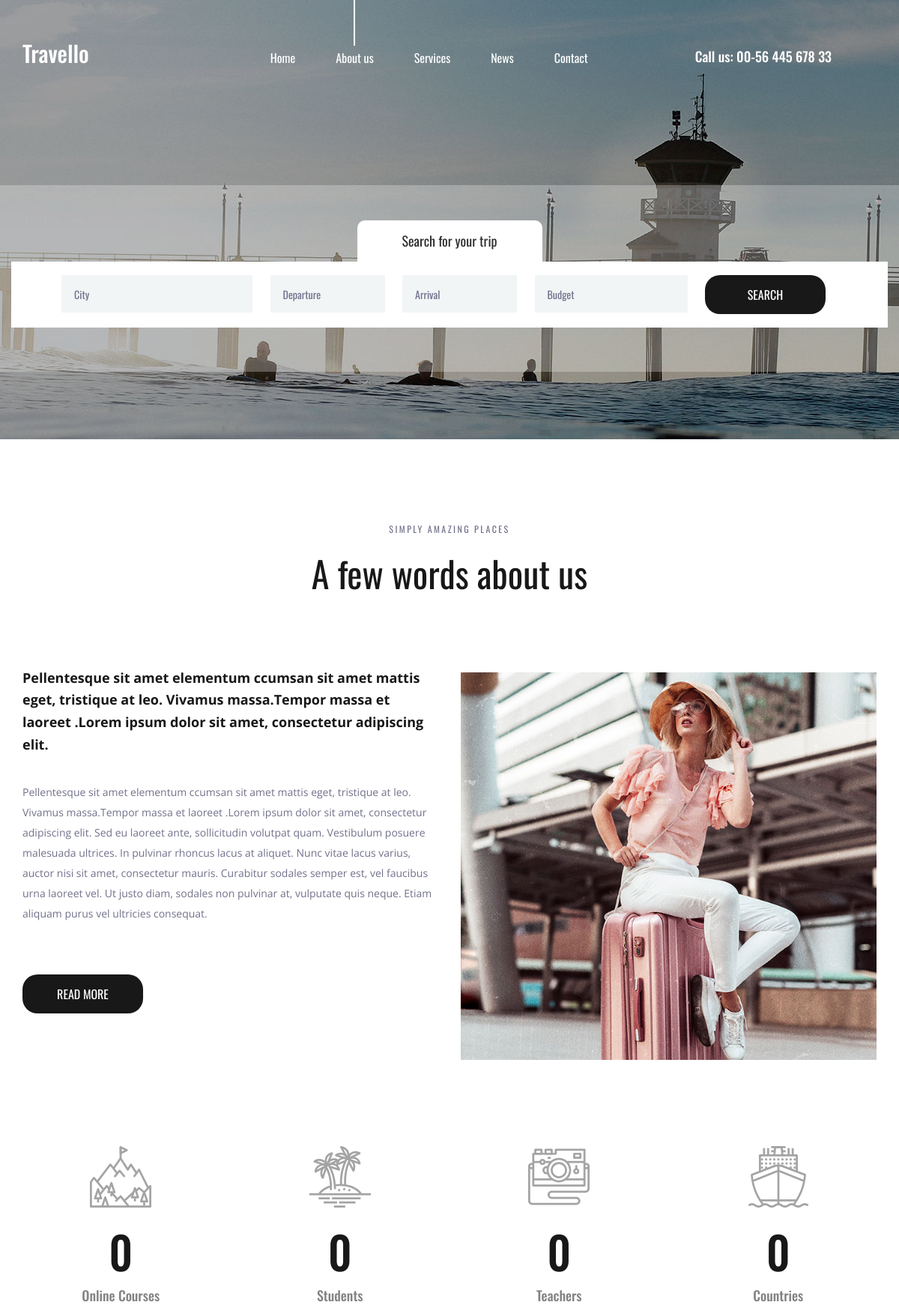
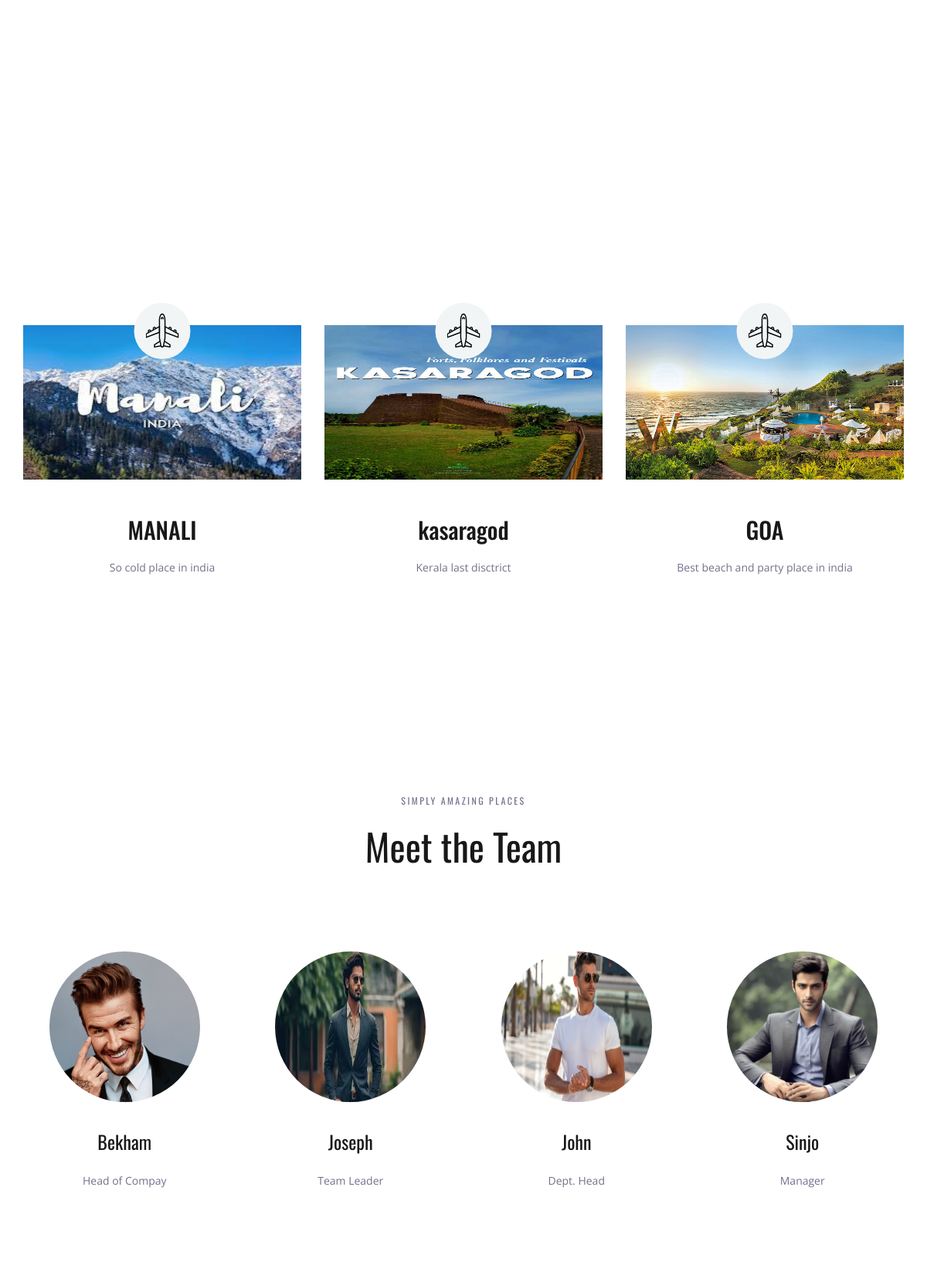
The page / (upper part) on the database its author committed (2 pictures, top to bottom).
### appt/models.py (models this page shows, shortened)
class Place(models.Model):
    name=models.CharField(max_length=20)
    desc=models.TextField()
    image=models.ImageField(upload_to='image/place',null=True,blank=True)

class Team(models.Model):
    name=models.CharField(max_length=20)
    image=models.ImageField(upload_to='image/team',null=True,blank=True)
    desc=models.TextField()

### appt/views.py (the view)
# urls.py: 2. Add a URL to urlpatterns:  path('', views.home, name='home')
def home(request):
    p=Place.objects.all()
    t=Team.objects.all()
    return render(request,'home.html',{'p':p,'t':t})

### template/home.html
{% extends 'base.html' %}
{% load static %}
{% block place %}
<div class="why">
		<div class="parallax_background parallax-window" data-parallax="scroll" data-image-src="{% static 'images/why.jpg' %}" data-speed="0.8"></div>
		<div class="container">
			<div class="row">
				<div class="col text-center">
					<div class="section_subtitle">simply amazing places</div>
					<div class="section_title"><h2>Why choose us?</h2></div>
				</div>
			</div>
			<div class="row why_row">
                {% for i in p %}
				<div class="col-lg-4 why_col">
					<div class="why_item">
						<div class="why_image">
							<img src="{{i.image.url}}" height="200px" width="100%" alt="">
							<div class="why_icon d-flex flex-column align-items-center justify-content-center">
								<img src="{% static 'images/why_1.svg' %}" alt="">
							</div>
						</div>
						<div class="why_content text-center">
							<div class="why_title">{{i.name}}</div>
							<div class="why_text">
								<p>{{i.desc}}</p>
							</div>
						</div>
					</div>
				</div>
                {% endfor %}
			</div>
		</div>
	</div>
{% endblock %}
{% block team %}
	<div class="team">
		<div class="container">
			<div class="row">
				<div class="col text-center">
					<div class="section_subtitle">simply amazing places</div>
					<div class="section_title"><h2>Meet the Team</h2></div>
				</div>
			</div>
			<div class="row team_row">
				{% for i in t %}
				<div class="col-xl-3 col-md-6 team_col">
					<div class="team_item d-flex flex-column align-items-center justify-content-start text-center">
						<div class="team_image"><img src="{{i.image.url}}" height="200px" width="200px" alt=""></div>
						<div class="team_content">
							<div class="team_title"><a href="#">{{i.name}}</a></div>
							<div class="team_text">
								<p>{{i.desc}}</p>
							</div>
						</div>
					</div>
				</div>
				{% endfor %}
			</div>
		</div>
	</div>
{% endblock %}

### template/base.html (shortened to what this page needs)
<!DOCTYPE html>
{% load static %}
<html lang="en">
<head>
<link rel="stylesheet" type="text/css" href="{% static 'styles/bootstrap4/bootstrap.min.css' %}">
<link href="{% static 'plugins/font-awesome-4.7.0/css/font-awesome.min.css' %}" rel="stylesheet" type="text/css">
<link rel="stylesheet" type="text/css" href="{% static 'plugins/OwlCarousel2-2.2.1/owl.carousel.css' %}">
<link rel="stylesheet" type="text/css" href="{% static 'plugins/OwlCarousel2-2.2.1/owl.theme.default.css' %}">
<link rel="stylesheet" type="text/css" href="{% static 'plugins/OwlCarousel2-2.2.1/animate.css' %}">
<link rel="stylesheet" type="text/css" href="{% static 'styles/about.css' %}">
<link rel="stylesheet" type="text/css" href="{% static 'styles/about_responsive.css' %}">
</head>
<body>
<div class="super_container">
	<header class="header">
		<div class="container">
			<div class="row">
				<div class="col">
					<div class="header_content d-flex flex-row align-items-center justify-content-start">
						<div class="header_content_inner d-flex flex-row align-items-end justify-content-start">
							<div class="logo"><a href="index.html">Travello</a></div>
							<nav class="main_nav">
								<ul class="d-flex flex-row align-items-start justify-content-start">
									<li><a href="{% url 'appt:home' %}">Home</a></li>
									<li class="active"><a href="#">About us</a></li>
									<li><a href="{% url 'appt:service' %}">Services</a></li>
									<li><a href="news.html">News</a></li>
									<li><a href="contact.html">Contact</a></li>
								</ul>
							</nav>
							<div class="header_phone ml-auto">Call us: 00-56 445 678 33</div>
						</div>
					</div>
				</div>
			</div>
		</div>
	</header>
	<div class="home">
		<div class="background_image" style="background-image:url('{% static "images/about.jpg" %}')"></div>
	</div>
	<div class="home_search">
		<div class="container">
			<div class="row">
				<div class="col">
					<div class="home_search_container">
						<div class="home_search_title">Search for your trip</div>
						<div class="home_search_content">
							<form action="#" class="home_search_form" id="home_search_form">
								<div class="d-flex flex-lg-row flex-column align-items-start justify-content-lg-between justify-content-start">
									<input type="text" class="search_input search_input_1" placeholder="City" required="required">
									<input type="text" class="search_input search_input_2" placeholder="Departure" required="required">
									<input type="text" class="search_input search_input_3" placeholder="Arrival" required="required">
									<input type="text" class="search_input search_input_4" placeholder="Budget" required="required">
									<button class="home_search_button">search</button>
								</div>
							</form>
						</div>
					</div>
				</div>
			</div>
		</div>
	</div>
	<div class="about">
		<div class="container">
			<div class="row">
				<div class="col text-center">
					<div class="section_subtitle">simply amazing places</div>
					<div class="section_title"><h2>A few words about us</h2></div>
				</div>
			</div>
			<div class="row about_row">
				<div class="col-lg-6">
					<div class="about_content">
						<div class="text_highlight">Pellentesque sit amet elementum ccumsan sit amet mattis eget, tristique at leo. Vivamus massa.Tempor massa et laoreet .Lorem ipsum dolor sit amet, consectetur adipiscing elit.</div>
						<div class="about_text">
							<p>Pellentesque sit amet elementum ccumsan sit amet mattis eget, tristique at leo. Vivamus massa.Tempor massa et laoreet .Lorem ipsum dolor sit amet, consectetur adipiscing elit. Sed eu laoreet ante, sollicitudin volutpat quam. Vestibulum posuere malesuada ultrices. In pulvinar rhoncus lacus at aliquet. Nunc vitae lacus varius, auctor nisi sit amet, consectetur mauris. Curabitur sodales semper est, vel faucibus urna laoreet vel. Ut justo diam, sodales non pulvinar at, vulputate quis neque. Etiam aliquam purus vel ultricies consequat.</p>
						</div>
						<div class="button about_button"><a href="#">read more</a></div>
					</div>
				</div>
				<div class="col-lg-6">
					<div class="about_image"><img src="{% static 'images/about_1.jpg' %}" alt=""></div>
				</div>
			</div>
		</div>
	</div>
	<div class="milestones">
		<div class="container">
			<div class="row">
				<div class="col-lg-3 milestone_col">
					<div class="milestone text-center">
						<div class="milestone_icon"><img src="{% static 'images/mountain.svg' %}" alt=""></div>
						<div class="milestone_counter" data-end-value="17">0</div>
						<div class="milestone_text">Online Courses</div>
					</div>
				</div>
				<div class="col-lg-3 milestone_col">
					<div class="milestone text-center">
						<div class="milestone_icon"><img src="{% static 'images/island.svg' %}" alt=""></div>
						<div class="milestone_counter" data-end-value="213">0</div>
						<div class="milestone_text">Students</div>
					</div>
				</div>
				<div class="col-lg-3 milestone_col">
					<div class="milestone text-center">
						<div class="milestone_icon"><img src="{% static 'images/camera.svg' %}" alt=""></div>
						<div class="milestone_counter" data-end-value="11923">0</div>
						<div class="milestone_text">Teachers</div>
					</div>
				</div>
				<div class="col-lg-3 milestone_col">
					<div class="milestone text-center">
						<div class="milestone_icon"><img src="{% static 'images/boat.svg' %}" alt=""></div>
						<div class="milestone_counter" data-end-value="15">0</div>
						<div class="milestone_text">Countries</div>
					</div>
				</div>
			</div>
		</div>
	</div>
{% block place %}{% endblock %}
{% block team %}{% endblock %}
</div>
</body>
</html>

### rows shown on the page
Place: image (picture), name "MANALI", desc "So cold place in india"
Place: image (picture), name "kasaragod", desc "Kerala last disctrict"
Place: image (picture), name "GOA", desc "Best beach and party place in india"
Team: image (picture), name "Bekham", desc "Head of Compay"
Team: image (picture), name "Joseph", desc "Team Leader"
Team: image (picture), name "John", desc "Dept. Head"
Team: image (picture), name "Sinjo", desc "Manager"
